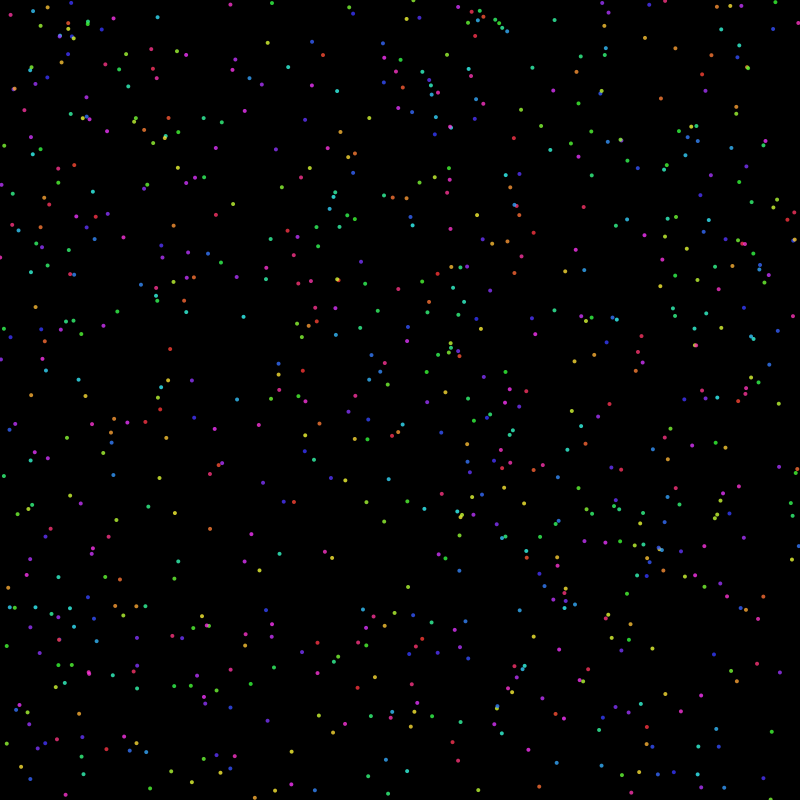
Frame 1 (no input)
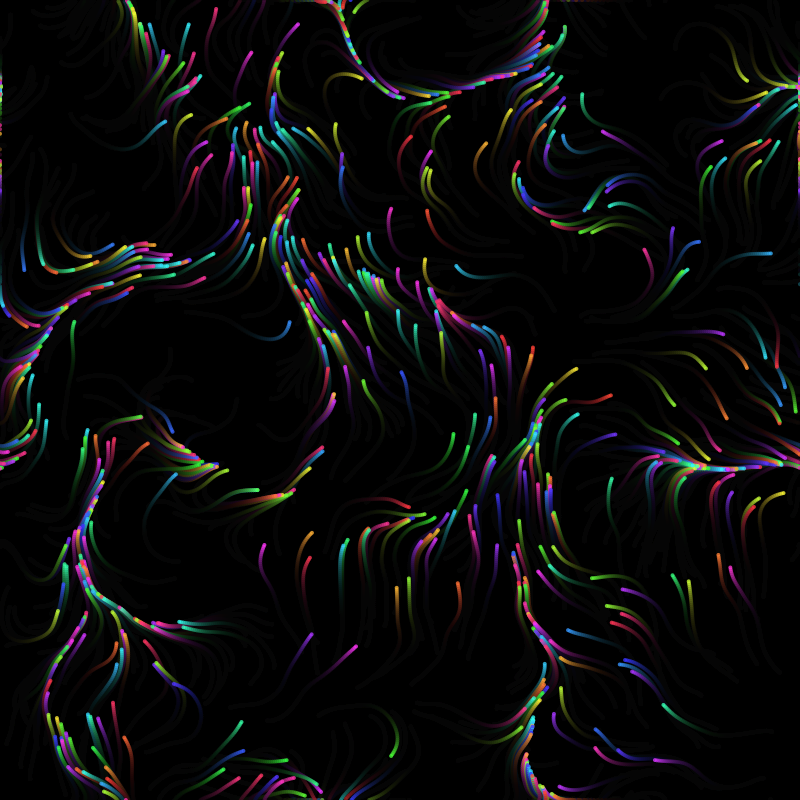
Frame 60 (the mouse pressed at the canvas centre just before this capture)
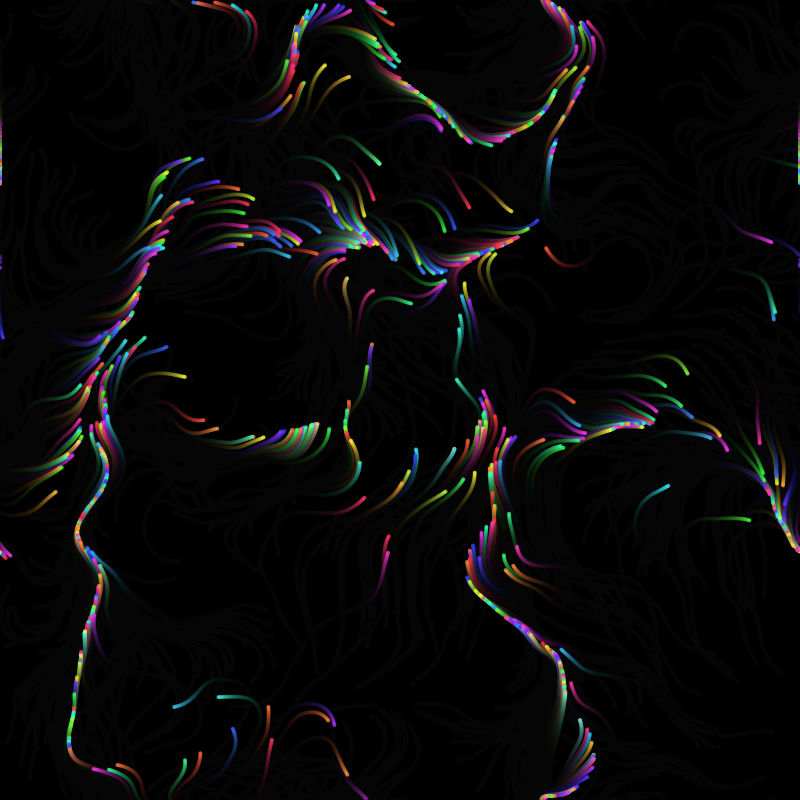
Frame 120 (the mouse held since frame 60 and released just before this capture)

The Processing sketch that drew these frames (run headless with seeded random() and noise(); from frame 60 on, the mouse is pressed at the canvas centre):

// Processing sketch: sketch_14
// ── sketch_14.pde
/*
  "A Digital Emotion"

  This Processing sketch visualizes a dynamic interplay of calm and chaos—
  an ever-shifting dance of colors and motion. Imagine each particle as a
  little spark of thought, moving unpredictably yet harmoniously, much like
  the inner workings of a digital mind.

  Feel free to tweak the parameters (number of particles, noise scale, speed, etc.)
  to create your own emotional landscape.
*/

int numParticles = 800;
Particle[] particles = new Particle[numParticles];

void setup() {
  size(800, 800);
  // Use HSB mode for vibrant, smoothly shifting colors.
  colorMode(HSB, 255);
  background(0);
  // Initialize the particles.
  for (int i = 0; i < numParticles; i++) {
    particles[i] = new Particle();
  }
}

void draw() {
  // Create a translucent background to leave fading trails.
  noStroke();
  fill(0, 0, 0, 25);
  rect(0, 0, width, height);
  
  // Update and display each particle.
  for (int i = 0; i < numParticles; i++) {
    particles[i].update();
    particles[i].display();
  }
}

class Particle {
  PVector pos;
  PVector vel;
  float hue;
  
  Particle() {
    // Start at a random position.
    pos = new PVector(random(width), random(height));
    // Give the particle a random initial velocity.
    vel = PVector.random2D();
    hue = random(255);
  }
  
  void update() {
    // Use Perlin noise to create a fluid, natural movement.
    float noiseScale = 0.005;
    float noiseVal = noise(pos.x * noiseScale, pos.y * noiseScale, frameCount * noiseScale);
    // Map the noise value to an angle, creating swirling motions.
    float angle = map(noiseVal, 0, 1, 0, TWO_PI * 2);
    PVector force = new PVector(cos(angle), sin(angle));
    vel.add(force);
    vel.limit(2); // Keep the speed in check.
    pos.add(vel);
    
    // Wrap around the edges for a continuous flow.
    if (pos.x < 0) pos.x = width;
    if (pos.x > width) pos.x = 0;
    if (pos.y < 0) pos.y = height;
    if (pos.y > height) pos.y = 0;
    
    // Slowly shift the hue over time.
    hue = (hue + 0.5) % 255;
  }
  
  void display() {
    // Draw the particle with a soft, glowing appearance.
    fill(hue, 200, 255, 200);
    ellipse(pos.x, pos.y, 4, 4);
  }
}
